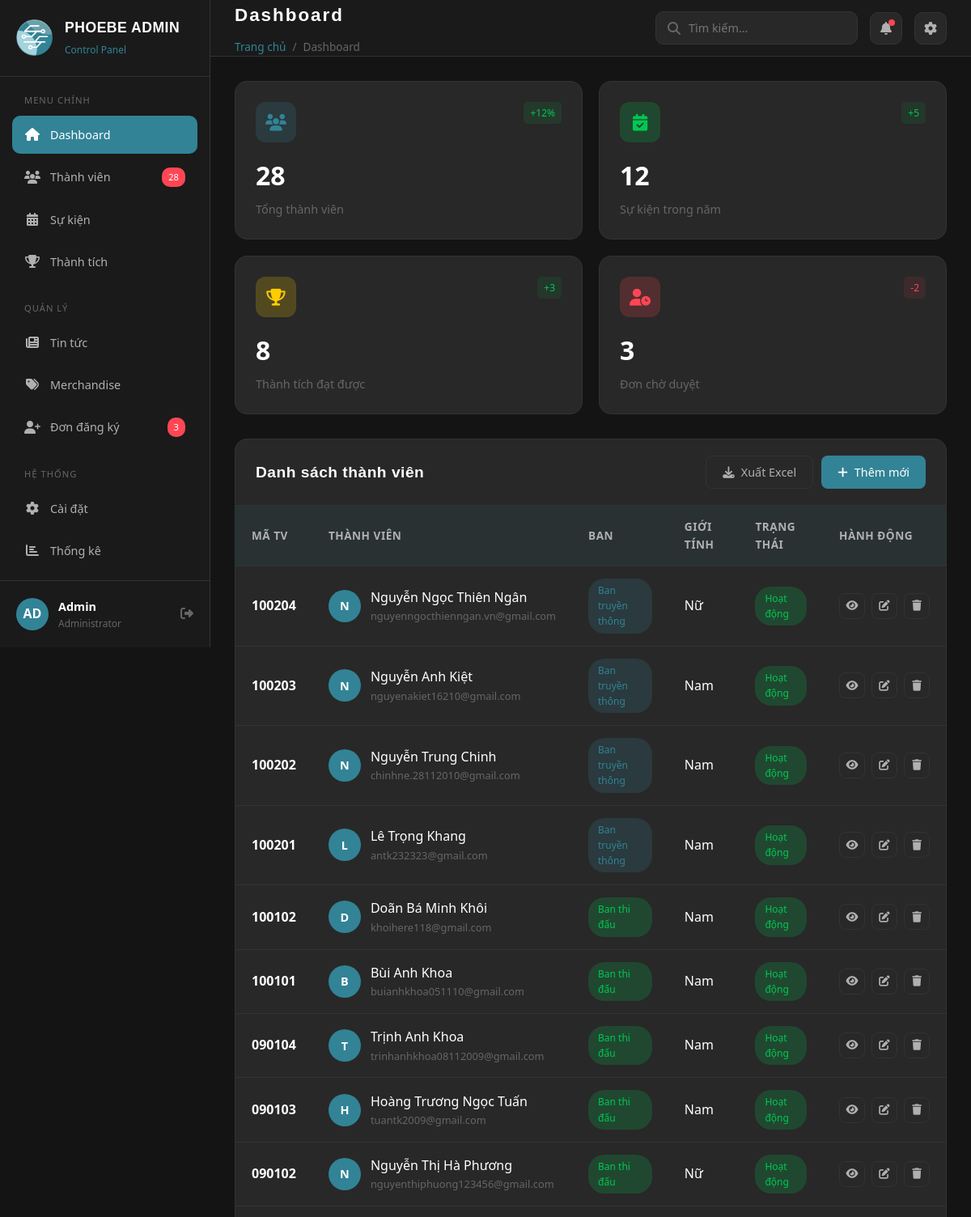
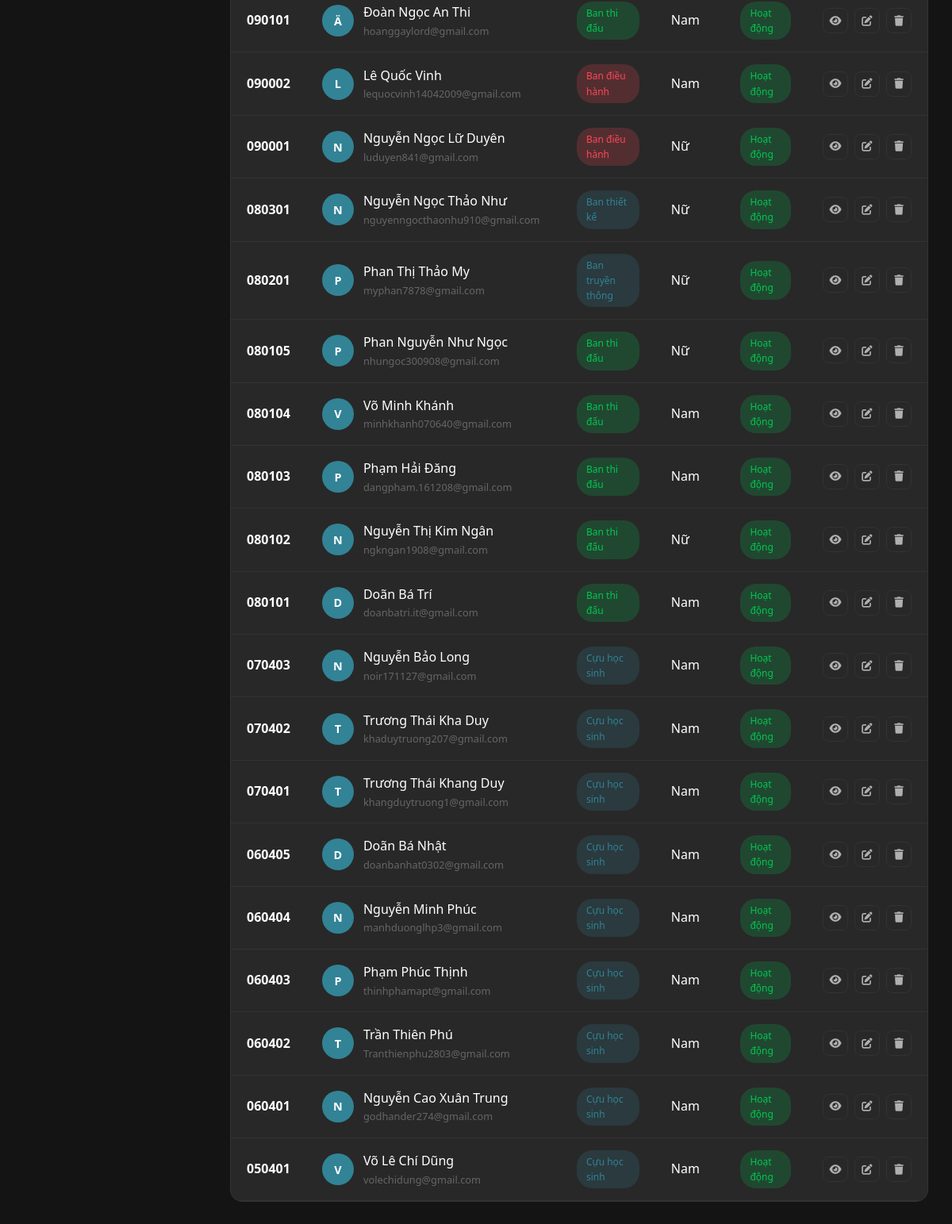
The app's page /admin.php with its own data (2 pictures, top to bottom).
### tables this page shows
CREATE TABLE `members` (
  `ma_dinh_danh` char(6) NOT NULL,
  `ho_ten` varchar(100) NOT NULL,
  `gioi_tinh` enum('Nam','Nữ') NOT NULL,
  `ngay_sinh` date NOT NULL,
  `nam_sinh` year(4) NOT NULL,
  `ban` enum('Ban điều hành','Ban thi đấu','Ban truyền thông','Ban thiết kế','Cựu học sinh') NOT NULL,
  `gmail` varchar(100) DEFAULT NULL,
  `link_fb` varchar(255) DEFAULT NULL,
  `avatar` varchar(255) DEFAULT NULL
);

### admin.php (the view, shortened to what this page needs)
<?php
$members = [];
$totalMembers = 0;
try {
    if (file_exists('connect.php')) {
        @include_once 'connect.php';
        if (isset($conn) && $conn instanceof mysqli && !$conn->connect_error) {
            $result = $conn->query("SELECT * FROM members ORDER BY ma_dinh_danh DESC");
            if ($result) {
                while ($row = $result->fetch_assoc()) {
                    $members[] = $row;
                }
                $totalMembers = count($members);
            }
        }
    }
} catch (Exception $e) {
    $dbConnected = false;
}
?>
<!DOCTYPE html>
<html lang="vi">
<head>
    <link rel="stylesheet" href="css/common.css" />
    <link rel="stylesheet" href="css/login-style.css" />
</head>
<body>
    <aside class="sidebar" id="sidebar">
        <div class="sidebar-header">
            <img src="img/logofavicon.png" alt="Logo" class="sidebar-logo">
            <div class="sidebar-brand">
                <h2>PHOEBE ADMIN</h2>
                <span>Control Panel</span>
            </div>
        </div>
        <nav class="sidebar-nav">
            <div class="nav-section">
                <div class="nav-section-title">Menu Chính</div>
                <a href="#" class="nav-item active"><i class="fas fa-home"></i><span>Dashboard</span></a>
                <a href="#" class="nav-item"><i class="fas fa-users"></i><span>Thành viên</span><span class="badge"><?php echo $totalMembers; ?></span></a>
                <a href="#" class="nav-item"><i class="fas fa-calendar-alt"></i><span>Sự kiện</span></a>
                <a href="#" class="nav-item"><i class="fas fa-trophy"></i><span>Thành tích</span></a>
            </div>
            <div class="nav-section">
                <div class="nav-section-title">Quản lý</div>
                <a href="#" class="nav-item"><i class="fas fa-newspaper"></i><span>Tin tức</span></a>
                <a href="#" class="nav-item"><i class="fas fa-tags"></i><span>Merchandise</span></a>
                <a href="#" class="nav-item"><i class="fas fa-user-plus"></i><span>Đơn đăng ký</span><span class="badge">3</span></a>
            </div>
            <div class="nav-section">
                <div class="nav-section-title">Hệ thống</div>
                <a href="#" class="nav-item"><i class="fas fa-cog"></i><span>Cài đặt</span></a>
                <a href="#" class="nav-item"><i class="fas fa-chart-bar"></i><span>Thống kê</span></a>
                <a href="PhoebeLanding.php" class="nav-item"><i class="fas fa-globe"></i><span>Xem website</span></a>
            </div>
        </nav>
        <div class="sidebar-footer">
            <div class="user-info">
                <div class="user-avatar">AD</div>
                <div class="user-details">
                    <div class="user-name">Admin</div>
                    <div class="user-role">Administrator</div>
                </div>
                <a href="logout.php" style="color: var(--text-muted);"><i class="fas fa-sign-out-alt"></i></a>
            </div>
        </div>
    </aside>
    <main class="main-content">
        <header class="topbar">
            <div class="topbar-left">
                <div>
                    <h1 class="page-title">Dashboard</h1>
                    <div class="breadcrumb"><a href="#">Trang chủ</a><span>/</span><span>Dashboard</span></div>
                </div>
            </div>
            <div class="topbar-right">
                <div class="search-box"><i class="fas fa-search"></i><input type="text" placeholder="Tìm kiếm..."></div>
                <button class="topbar-btn"><i class="fas fa-bell"></i><span class="notification-dot"></span></button>
                <button class="topbar-btn"><i class="fas fa-cog"></i></button>
            </div>
        </header>
        <div class="dashboard-content">
            <div class="stats-grid">
                <div class="stat-card">
                    <div class="stat-header"><div class="stat-icon blue"><i class="fas fa-users"></i></div><span class="stat-change up">+12%</span></div>
                    <div class="stat-value"><?php echo $totalMembers; ?></div>
                    <div class="stat-label">Tổng thành viên</div>
                </div>
                <div class="stat-card"><div class="stat-header"><div class="stat-icon green"><i class="fas fa-calendar-check"></i></div><span class="stat-change up">+5</span></div><div class="stat-value">12</div><div class="stat-label">Sự kiện trong năm</div></div>
                <div class="stat-card"><div class="stat-header"><div class="stat-icon yellow"><i class="fas fa-trophy"></i></div><span class="stat-change up">+3</span></div><div class="stat-value">8</div><div class="stat-label">Thành tích đạt được</div></div>
                <div class="stat-card"><div class="stat-header"><div class="stat-icon red"><i class="fas fa-user-clock"></i></div><span class="stat-change down">-2</span></div><div class="stat-value">3</div><div class="stat-label">Đơn chờ duyệt</div></div>
            </div>
            <div class="table-section">
                <div class="table-header">
                    <h2 class="table-title">Danh sách thành viên</h2>
                    <div class="table-actions">
                        <button class="btn btn-outline"><i class="fas fa-download"></i><span>Xuất Excel</span></button>
                        <button class="btn btn-primary" onclick="openModal()"><i class="fas fa-plus"></i><span>Thêm mới</span></button>
                    </div>
                </div>
                <table class="data-table">
                    <thead>
                        <tr><th>Mã TV</th><th>Thành viên</th><th>Ban</th><th>Giới tính</th><th>Trạng thái</th><th>Hành động</th></tr>
                    </thead>
                    <tbody>
                        <?php foreach ($members as $member): ?>
                        <tr>
                            <td><strong><?php echo htmlspecialchars($member['ma_dinh_danh']); ?></strong></td>
                            <td>
                                <div class="member-info">
                                    <div class="member-avatar"><?php echo strtoupper(substr($member['ho_ten'], 0, 1)); ?></div>
                                    <div>
                                        <div class="member-name"><?php echo htmlspecialchars($member['ho_ten']); ?></div>
                                        <div class="member-email"><?php echo htmlspecialchars($member['gmail'] ?? 'N/A'); ?></div>
                                    </div>
                                </div>
                            </td>
                            <td>
                                <?php
                                $ban = $member['ban'] ?? 'N/A';
                                $badgeClass = 'badge-blue';
                                if ($ban == 'Ban điều hành') $badgeClass = 'badge-red';
                                elseif ($ban == 'Ban thi đấu') $badgeClass = 'badge-green';
                                ?>
                                <span class="badge <?php echo $badgeClass; ?>"><?php echo htmlspecialchars($ban); ?></span>
                            </td>
                            <td><?php echo htmlspecialchars($member['gioi_tinh']); ?></td>
                            <td><span class="badge badge-green">Hoạt động</span></td>
                            <td>
                                <div class="action-btns">
                                    <button class="action-btn" title="Xem chi tiết" onclick="viewMember('<?php echo $member['ma_dinh_danh']; ?>')"><i class="fas fa-eye"></i></button>
                                    <button class="action-btn" title="Chỉnh sửa" onclick="editMember('<?php echo $member['ma_dinh_danh']; ?>')"><i class="fas fa-edit"></i></button>
                                    <button class="action-btn delete" title="Xóa" onclick="deleteMember('<?php echo $member['ma_dinh_danh']; ?>')"><i class="fas fa-trash"></i></button>
                                </div>
                            </td>
                        </tr>
                        <?php endforeach; ?>
                    </tbody>
                </table>
            </div>
        </div>
    </main>
</body>
</html>

### css/common.css (style rules this page uses)
*, *::before, *::after { margin: 0; padding: 0; box-sizing: border-box; }
html { scroll-behavior: smooth; -webkit-text-size-adjust: 100%; }
body { font-family: "Kelson Sans", "Segoe UI", Tahoma, Geneva, Verdana, sans-serif; line-height: 1.6; color: #ffffff; background-color: #000000; overflow-x: hidden; -webkit-font-smoothing: antialiased; -moz-osx-font-smoothing: grayscale; }
h1, h2, h3, h4, h5, h6, .page-title, .title, .brand-name, .section-title, .card-title { font-family: "Angas", "Arial Black", sans-serif; font-weight: bold; letter-spacing: 0.5px; }
p, span, a, li, td, th, label, input, textarea, select, button, .body-text, .description, .content-text { font-family: "Kelson Sans", "Segoe UI", Tahoma, Geneva, Verdana, sans-serif; }
.btn { display: inline-flex; align-items: center; justify-content: center; padding: 12px 24px; border: none; border-radius: 8px; font-family: "Kelson Sans", sans-serif; font-size: 0.95rem; font-weight: 600; cursor: pointer; transition: all 0.3s ease; text-decoration: none; }
.btn-primary { background-color: #328396; color: #ffffff; border: 2px solid #328396; }
.btn-outline { background-color: transparent; color: #328396; border: 2px solid #328396; }
.page-title { font-family: "Angas", sans-serif; font-size: 2.5rem; color: #fff; margin-bottom: 10px; letter-spacing: 2px; }
:root { --primary-color: #328396; --primary-dark: #276a7a; --secondary-color: #764ba2; --bg-dark: #000000; --bg-card: #282828; --bg-card-hover: #333333; --text-white: #ffffff; --text-gray: #b0b0b0; --text-muted: #888888; --gold-color: #ffcc00; --danger-color: #ff4655; --success-color: #00c853; }

### records on screen
members: ma_dinh_danh "100204", ho_ten "N", ho_ten "Nguyễn Ngọc Thiên Ngân", gmail "nguyenngocthienngan.vn@gmail.com", ban "Ban truyền thông", gioi_tinh "Nữ"
members: ma_dinh_danh "100203", ho_ten "N", ho_ten "Nguyễn Anh Kiệt", gmail "nguyenakiet16210@gmail.com", ban "Ban truyền thông", gioi_tinh "Nam"
members: ma_dinh_danh "100202", ho_ten "N", ho_ten "Nguyễn Trung Chinh", gmail "chinhne.28112010@gmail.com", ban "Ban truyền thông", gioi_tinh "Nam"
members: ma_dinh_danh "100201", ho_ten "L", ho_ten "Lê Trọng Khang", gmail "antk232323@gmail.com", ban "Ban truyền thông", gioi_tinh "Nam"
members: ma_dinh_danh "100102", ho_ten "D", ho_ten "Doãn Bá Minh Khôi", gmail "khoihere118@gmail.com", ban "Ban thi đấu", gioi_tinh "Nam"
members: ma_dinh_danh "100101", ho_ten "B", ho_ten "Bùi Anh Khoa", gmail "buianhkhoa051110@gmail.com", ban "Ban thi đấu", gioi_tinh "Nam"
members: ma_dinh_danh "090104", ho_ten "T", ho_ten "Trịnh Anh Khoa", gmail "trinhanhkhoa08112009@gmail.com", ban "Ban thi đấu", gioi_tinh "Nam"
members: ma_dinh_danh "090103", ho_ten "H", ho_ten "Hoàng Trương Ngọc Tuấn", gmail "tuantk2009@gmail.com", ban "Ban thi đấu", gioi_tinh "Nam"
members: ma_dinh_danh "090102", ho_ten "N", ho_ten "Nguyễn Thị Hà Phương", gmail "nguyenthiphuong123456@gmail.com", ban "Ban thi đấu", gioi_tinh "Nữ"
members: ma_dinh_danh "090101", ho_ten "Ä", ho_ten "Đoàn Ngọc An Thi", gmail "hoanggaylord@gmail.com", ban "Ban thi đấu", gioi_tinh "Nam"
members: ma_dinh_danh "090002", ho_ten "L", ho_ten "Lê Quốc Vinh", gmail "lequocvinh14042009@gmail.com", ban "Ban điều hành", gioi_tinh "Nam"
members: ma_dinh_danh "090001", ho_ten "N", ho_ten "Nguyễn Ngọc Lữ Duyên", gmail "luduyen841@gmail.com", ban "Ban điều hành", gioi_tinh "Nữ"
members: ma_dinh_danh "080301", ho_ten "N", ho_ten "Nguyễn Ngọc Thảo Như", gmail "nguyenngocthaonhu910@gmail.com", ban "Ban thiết kế", gioi_tinh "Nữ"
members: ma_dinh_danh "080201", ho_ten "P", ho_ten "Phan Thị Thảo My", gmail "myphan7878@gmail.com", ban "Ban truyền thông", gioi_tinh "Nữ"
members: ma_dinh_danh "080105", ho_ten "P", ho_ten "Phan Nguyễn Như Ngọc", gmail "nhungoc300908@gmail.com", ban "Ban thi đấu", gioi_tinh "Nữ"
members: ma_dinh_danh "080104", ho_ten "V", ho_ten "Võ Minh Khánh", gmail "minhkhanh070640@gmail.com", ban "Ban thi đấu", gioi_tinh "Nam"
members: ma_dinh_danh "080103", ho_ten "P", ho_ten "Phạm Hải Đăng", gmail "dangpham.161208@gmail.com", ban "Ban thi đấu", gioi_tinh "Nam"
members: ma_dinh_danh "080102", ho_ten "N", ho_ten "Nguyễn Thị Kim Ngân", gmail "ngkngan1908@gmail.com", ban "Ban thi đấu", gioi_tinh "Nữ"
members: ma_dinh_danh "080101", ho_ten "D", ho_ten "Doãn Bá Trí", gmail "doanbatri.it@gmail.com", ban "Ban thi đấu", gioi_tinh "Nam"
members: ma_dinh_danh "070403", ho_ten "N", ho_ten "Nguyễn Bảo Long", gmail "noir171127@gmail.com", ban "Cựu học sinh", gioi_tinh "Nam"
members: ma_dinh_danh "070402", ho_ten "T", ho_ten "Trương Thái Kha Duy", gmail "khaduytruong207@gmail.com", ban "Cựu học sinh", gioi_tinh "Nam"
members: ma_dinh_danh "070401", ho_ten "T", ho_ten "Trương Thái Khang Duy", gmail "khangduytruong1@gmail.com", ban "Cựu học sinh", gioi_tinh "Nam"
members: ma_dinh_danh "060405", ho_ten "D", ho_ten "Doãn Bá Nhật", gmail "doanbanhat0302@gmail.com", ban "Cựu học sinh", gioi_tinh "Nam"
members: ma_dinh_danh "060404", ho_ten "N", ho_ten "Nguyễn Minh Phúc", gmail "manhduonglhp3@gmail.com", ban "Cựu học sinh", gioi_tinh "Nam"
members: ma_dinh_danh "060403", ho_ten "P", ho_ten "Phạm Phúc Thịnh", gmail "thinhphamapt@gmail.com", ban "Cựu học sinh", gioi_tinh "Nam"
members: ma_dinh_danh "060402", ho_ten "T", ho_ten "Trần Thiên Phú", gmail "Tranthienphu2803@gmail.com", ban "Cựu học sinh", gioi_tinh "Nam"
members: ma_dinh_danh "060401", ho_ten "N", ho_ten "Nguyễn Cao Xuân Trung", gmail "godhander274@gmail.com", ban "Cựu học sinh", gioi_tinh "Nam"
members: ma_dinh_danh "050401", ho_ten "V", ho_ten "Võ Lê Chí Dũng", gmail "volechidung@gmail.com", ban "Cựu học sinh", gioi_tinh "Nam"

### other values on screen
$totalMembers "28"
